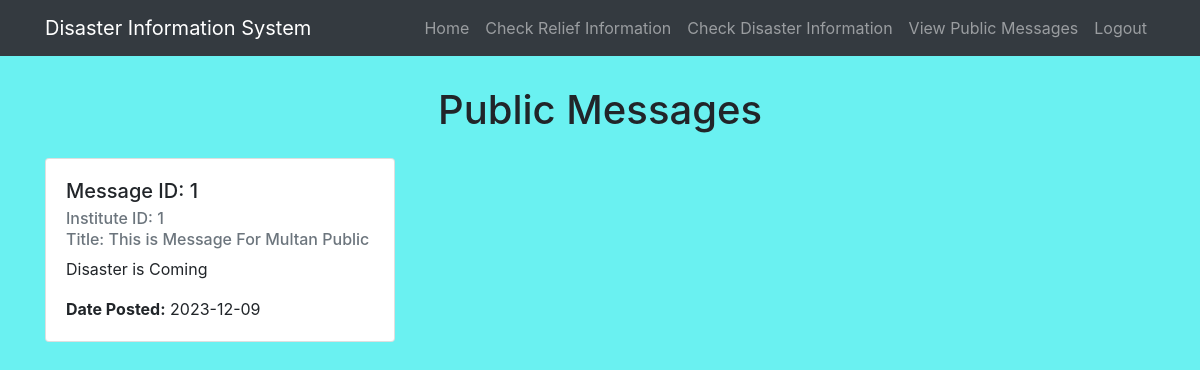
Page /user/view_public_messages.php on the committed database.
### tables this page shows
CREATE TABLE `publicmessage` (
  `MessageID` int(11) NOT NULL,
  `InstituteID` int(11) DEFAULT NULL,
  `Title` varchar(255) NOT NULL,
  `Message` text NOT NULL,
  `DatePosted` date DEFAULT NULL
);

### user/view_public_messages.php (the view, shortened to what this page needs)
<?php
include('config.php');
$sql = "SELECT * FROM PublicMessage";
$result = $conn->query($sql);
?>
<!DOCTYPE html>
<html lang="en">
<head>
    <link rel="stylesheet" href="https://stackpath.bootstrapcdn.com/bootstrap/4.5.2/css/bootstrap.min.css">
    <link rel="stylesheet" href="./css/style.css">
</head>
<body>
    <?php include('navbar.php'); ?>
    <div class="container mt-4">
        <h1 class="mb-4">Public Messages</h1>
        <div class="row">
            <?php
            if ($result->num_rows > 0) {
                while ($row = $result->fetch_assoc()) {
                    echo "<div class='col-md-4 mb-4'>
                            <div class='card'>
                                <div class='card-body'>
                                    <h5 class='card-title'>Message ID: {$row['MessageID']}</h5>
                                    <h6 class='card-subtitle mb-2 text-muted'>Institute ID: {$row['InstituteID']}</h6>
                                    <h6 class='card-subtitle mb-2 text-muted'>Title: {$row['Title']}</h6>
                                    <p class='card-text'>{$row['Message']}</p>
                                    <p class='card-text'><strong>Date Posted:</strong> {$row['DatePosted']}</p>
                                </div>
                            </div>
                        </div>";
                }
            } else {
                echo "<p class='alert alert-info'>No public messages found.</p>";
            }
            ?>
        </div>
    </div>
</body>
</html>

### user/css/style.css (style rules this page uses)
body { background-color:rgb(106, 241, 241); }
h1 , h2 , h3 , h4 { text-align: center; margin: 30px; }

### rows in the picture
publicmessage: MessageID "1", InstituteID "1", Title "This is Message For Multan Public", Message "Disaster is Coming", DatePosted "2023-12-09"
